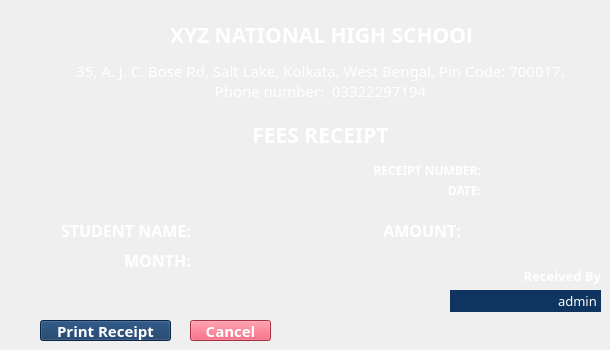
    <widget class="QWidget" name="tab_9">
     <attribute name="title">
      <string>Print Receipt</string>
     </attribute>
     <widget class="QLabel" name="label_83">
      <property name="geometry">
       <rect>
        <x>60</x>
        <y>60</y>
        <width>521</width>
        <height>41</height>
       </rect>
      </property>
      <property name="font">
       <font>
        <family>Poppins</family>
        <pointsize>11</pointsize>
        <italic>false</italic>
        <bold>false</bold>
        <kerning>true</kerning>
       </font>
      </property>
      <property name="layoutDirection">
       <enum>Qt::LeftToRight</enum>
      </property>
      <property name="styleSheet">
       <string notr="true">color: rgb(255, 255, 255);</string>
      </property>
      <property name="text">
       <string>35, A. J. C. Bose Rd, Salt Lake, Kolkata, West Bengal, Pin Code: 700017, Phone number:  03322297194</string>
      </property>
      <property name="scaledContents">
       <bool>true</bool>
      </property>
      <property name="alignment">
       <set>Qt::AlignCenter</set>
      </property>
      <property name="wordWrap">
       <bool>true</bool>
      </property>
     </widget>
     <widget class="QLabel" name="label_84">
      <property name="geometry">
       <rect>
        <x>170</x>
        <y>20</y>
        <width>301</width>
        <height>29</height>
       </rect>
      </property>
      <property name="font">
       <font>
        <family>Poppins</family>
        <pointsize>16</pointsize>
        <bold>true</bold>
        <kerning>true</kerning>
       </font>
      </property>
      <property name="layoutDirection">
       <enum>Qt::LeftToRight</enum>
      </property>
      <property name="styleSheet">
       <string notr="true">color: rgb(255, 255, 255);</string>
      </property>
      <property name="text">
       <string>XYZ NATIONAL HIGH SCHOOL</string>
      </property>
      <property name="scaledContents">
       <bool>true</bool>
      </property>
      <property name="alignment">
       <set>Qt::AlignLeading|Qt::AlignLeft|Qt::AlignVCenter</set>
      </property>
     </widget>
     <widget class="QLabel" name="label_85">
      <property name="geometry">
       <rect>
        <x>170</x>
        <y>120</y>
        <width>301</width>
        <height>29</height>
       </rect>
      </property>
      <property name="font">
       <font>
        <family>Poppins</family>
        <pointsize>16</pointsize>
        <bold>true</bold>
        <kerning>true</kerning>
       </font>
      </property>
      <property name="layoutDirection">
       <enum>Qt::LeftToRight</enum>
      </property>
      <property name="styleSheet">
       <string notr="true">color: rgb(255, 255, 255);</string>
      </property>
      <property name="text">
       <string>FEES RECEIPT</string>
      </property>
      <property name="scaledContents">
       <bool>true</bool>
      </property>
      <property name="alignment">
       <set>Qt::AlignCenter</set>
      </property>
     </widget>
     <widget class="QLabel" name="label_86">
      <property name="geometry">
       <rect>
        <x>360</x>
        <y>160</y>
        <width>121</width>
        <height>21</height>
       </rect>
      </property>
      <property name="font">
       <font>
        <family>Poppins</family>
        <pointsize>9</pointsize>
        <italic>false</italic>
        <bold>true</bold>
        <kerning>true</kerning>
       </font>
      </property>
      <property name="layoutDirection">
       <enum>Qt::LeftToRight</enum>
      </property>
      <property name="styleSheet">
       <string notr="true">color: rgb(255, 255, 255);</string>
      </property>
      <property name="text">
       <string>RECEIPT NUMBER:</string>
      </property>
      <property name="scaledContents">
       <bool>true</bool>
      </property>
      <property name="alignment">
       <set>Qt::AlignRight|Qt::AlignTrailing|Qt::AlignVCenter</set>
      </property>
     </widget>
     <widget class="QLabel" name="label_87">
      <property name="geometry">
       <rect>
        <x>370</x>
        <y>180</y>
        <width>111</width>
        <height>21</height>
       </rect>
      </property>
      <property name="font">
       <font>
        <family>Poppins</family>
        <pointsize>9</pointsize>
        <italic>false</italic>
        <bold>true</bold>
        <kerning>true</kerning>
       </font>
      </property>
      <property name="layoutDirection">
       <enum>Qt::LeftToRight</enum>
      </property>
      <property name="styleSheet">
       <string notr="true">color: rgb(255, 255, 255);</string>
      </property>
      <property name="text">
       <string>DATE:</string>
      </property>
      <property name="scaledContents">
       <bool>true</bool>
      </property>
      <property name="alignment">
       <set>Qt::AlignRight|Qt::AlignTrailing|Qt::AlignVCenter</set>
      </property>
     </widget>
     <widget class="QLabel" name="label_88">
      <property name="geometry">
       <rect>
        <x>490</x>
        <y>160</y>
        <width>111</width>
        <height>21</height>
       </rect>
      </property>
      <property name="font">
       <font>
        <family>Poppins</family>
        <pointsize>9</pointsize>
        <italic>false</italic>
        <bold>false</bold>
        <kerning>true</kerning>
       </font>
      </property>
      <property name="layoutDirection">
       <enum>Qt::LeftToRight</enum>
      </property>
      <property name="styleSheet">
       <string notr="true">color: rgb(255, 255, 255);</string>
      </property>
      <property name="text">
       <string>&lt;RECEIPT NUMBER&gt;</string>
      </property>
      <property name="scaledContents">
       <bool>true</bool>
      </property>
      <property name="alignment">
       <set>Qt::AlignLeading|Qt::AlignLeft|Qt::AlignVCenter</set>
      </property>
     </widget>
     <widget class="QLabel" name="label_89">
      <property name="geometry">
       <rect>
        <x>490</x>
        <y>180</y>
        <width>111</width>
        <height>21</height>
       </rect>
      </property>
      <property name="font">
       <font>
        <family>Poppins</family>
        <pointsize>9</pointsize>
        <italic>false</italic>
        <bold>false</bold>
        <kerning>true</kerning>
       </font>
      </property>
      <property name="layoutDirection">
       <enum>Qt::LeftToRight</enum>
      </property>
      <property name="styleSheet">
       <string notr="true">color: rgb(255, 255, 255);</string>
      </property>
      <property name="text">
       <string>&lt;DATE&gt;</string>
      </property>
      <property name="scaledContents">
       <bool>true</bool>
      </property>
      <property name="alignment">
       <set>Qt::AlignLeading|Qt::AlignLeft|Qt::AlignVCenter</set>
      </property>
     </widget>
     <widget class="QLabel" name="label_90">
      <property name="geometry">
       <rect>
        <x>200</x>
        <y>220</y>
        <width>171</width>
        <height>21</height>
       </rect>
      </property>
      <property name="font">
       <font>
        <family>Poppins</family>
        <pointsize>11</pointsize>
        <italic>false</italic>
        <bold>false</bold>
        <kerning>true</kerning>
       </font>
      </property>
      <property name="layoutDirection">
       <enum>Qt::LeftToRight</enum>
      </property>
      <property name="styleSheet">
       <string notr="true">color: rgb(255, 255, 255);</string>
      </property>
      <property name="text">
       <string>&lt;STUDENT NAME&gt;</string>
      </property>
      <property name="scaledContents">
       <bool>true</bool>
      </property>
      <property name="alignment">
       <set>Qt::AlignLeading|Qt::AlignLeft|Qt::AlignVCenter</set>
      </property>
     </widget>
     <widget class="QLabel" name="label_91">
      <property name="geometry">
       <rect>
        <x>60</x>
        <y>220</y>
        <width>131</width>
        <height>21</height>
       </rect>
      </property>
      <property name="font">
       <font>
        <family>Poppins</family>
        <pointsize>12</pointsize>
        <italic>false</italic>
        <bold>true</bold>
        <kerning>true</kerning>
       </font>
      </property>
      <property name="layoutDirection">
       <enum>Qt::LeftToRight</enum>
      </property>
      <property name="styleSheet">
       <string notr="true">color: rgb(255, 255, 255);</string>
      </property>
      <property name="text">
       <string>STUDENT NAME:</string>
      </property>
      <property name="scaledContents">
       <bool>true</bool>
      </property>
      <property name="alignment">
       <set>Qt::AlignRight|Qt::AlignTrailing|Qt::AlignVCenter</set>
      </property>
     </widget>
     <widget class="QLabel" name="label_92">
      <property name="geometry">
       <rect>
        <x>200</x>
        <y>250</y>
        <width>141</width>
        <height>21</height>
       </rect>
      </property>
      <property name="font">
       <font>
        <family>Poppins</family>
        <pointsize>11</pointsize>
        <italic>false</italic>
        <bold>false</bold>
        <kerning>true</kerning>
       </font>
      </property>
      <property name="layoutDirection">
       <enum>Qt::LeftToRight</enum>
      </property>
      <property name="styleSheet">
       <string notr="true">color: rgb(255, 255, 255);</string>
      </property>
      <property name="text">
       <string>&lt;MONTH NAME&gt;</string>
      </property>
      <property name="scaledContents">
       <bool>true</bool>
      </property>
      <property name="alignment">
       <set>Qt::AlignLeading|Qt::AlignLeft|Qt::AlignVCenter</set>
      </property>
     </widget>
     <widget class="QLabel" name="label_93">
      <property name="geometry">
       <rect>
        <x>60</x>
        <y>250</y>
        <width>131</width>
        <height>21</height>
       </rect>
      </property>
      <property name="font">
       <font>
        <family>Poppins</family>
        <pointsize>12</pointsize>
        <italic>false</italic>
        <bold>true</bold>
        <kerning>true</kerning>
       </font>
      </property>
      <property name="layoutDirection">
       <enum>Qt::LeftToRight</enum>
      </property>
      <property name="styleSheet">
       <string notr="true">color: rgb(255, 255, 255);</string>
      </property>
      <property name="text">
       <string>MONTH:</string>
      </property>
      <property name="scaledContents">
       <bool>true</bool>
      </property>
      <property name="alignment">
       <set>Qt::AlignRight|Qt::AlignTrailing|Qt::AlignVCenter</set>
      </property>
     </widget>
     <widget class="QLabel" name="label_94">
      <property name="geometry">
       <rect>
        <x>380</x>
        <y>220</y>
        <width>81</width>
        <height>21</height>
       </rect>
      </property>
      <property name="font">
       <font>
        <family>Poppins</family>
        <pointsize>12</pointsize>
        <italic>false</italic>
        <bold>true</bold>
        <kerning>true</kerning>
       </font>
      </property>
      <property name="layoutDirection">
       <enum>Qt::LeftToRight</enum>
      </property>
      <property name="styleSheet">
       <string notr="true">color: rgb(255, 255, 255);</string>
      </property>
      <property name="text">
       <string>AMOUNT:</string>
      </property>
      <property name="scaledContents">
       <bool>true</bool>
      </property>
      <property name="alignment">
       <set>Qt::AlignRight|Qt::AlignTrailing|Qt::AlignVCenter</set>
      </property>
     </widget>
     <widget class="QLabel" name="label_95">
      <property name="geometry">
       <rect>
        <x>470</x>
        <y>220</y>
        <width>131</width>
        <height>21</height>
       </rect>
      </property>
      <property name="font">
       <font>
        <family>Poppins</family>
        <pointsize>11</pointsize>
        <italic>false</italic>
        <bold>false</bold>
        <kerning>true</kerning>
       </font>
      </property>
      <property name="layoutDirection">
       <enum>Qt::LeftToRight</enum>
      </property>
      <property name="styleSheet">
       <string notr="true">color: rgb(255, 255, 255);</string>
      </property>
      <property name="text">
       <string>&lt;AMOUNT&gt;</string>
      </property>
      <property name="scaledContents">
       <bool>true</bool>
      </property>
      <property name="alignment">
       <set>Qt::AlignLeading|Qt::AlignLeft|Qt::AlignVCenter</set>
      </property>
     </widget>
     <widget class="QPushButton" name="pushButton_17">
      <property name="geometry">
       <rect>
        <x>40</x>
        <y>320</y>
        <width>131</width>
        <height>21</height>
       </rect>
      </property>
      <property name="font">
       <font>
        <family>Poppins</family>
        <pointsize>11</pointsize>
        <bold>true</bold>
       </font>
      </property>
      <property name="styleSheet">
       <string notr="true">background-color: rgb(15, 52, 96);
color: rgb(255, 255, 255);</string>
      </property>
      <property name="text">
       <string>Print Receipt</string>
      </property>
     </widget>
     <widget class="QLabel" name="label_96">
      <property name="geometry">
       <rect>
        <x>460</x>
        <y>260</y>
        <width>141</width>
        <height>31</height>
       </rect>
      </property>
      <property name="font">
       <font>
        <family>Poppins</family>
        <pointsize>10</pointsize>
        <italic>false</italic>
        <bold>true</bold>
        <kerning>true</kerning>
       </font>
      </property>
      <property name="layoutDirection">
       <enum>Qt::LeftToRight</enum>
      </property>
      <property name="styleSheet">
       <string notr="true">color: rgb(255, 255, 255);</string>
      </property>
      <property name="text">
       <string>Received By</string>
      </property>
      <property name="scaledContents">
       <bool>true</bool>
      </property>
      <property name="alignment">
       <set>Qt::AlignRight|Qt::AlignTrailing|Qt::AlignVCenter</set>
      </property>
      <property name="wordWrap">
       <bool>true</bool>
      </property>
     </widget>
     <widget class="QPushButton" name="pushButton_18">
      <property name="geometry">
       <rect>
        <x>190</x>
        <y>320</y>
        <width>81</width>
        <height>21</height>
       </rect>
      </property>
      <property name="font">
       <font>
        <family>Poppins</family>
        <pointsize>11</pointsize>
        <bold>true</bold>
       </font>
      </property>
      <property name="styleSheet">
       <string notr="true">background-color: rgb(233, 69, 96);
color: rgb(255, 255, 255);</string>
      </property>
      <property name="text">
       <string>Cancel</string>
      </property>
     </widget>
     <widget class="QLineEdit" name="lineEdit_40">
      <property name="geometry">
       <rect>
        <x>450</x>
        <y>290</y>
        <width>151</width>
        <height>22</height>
       </rect>
      </property>
      <property name="font">
       <font>
        <family>Poppins Medium</family>
        <pointsize>10</pointsize>
       </font>
      </property>
      <property name="styleSheet">
       <string notr="true">color: rgb(255, 255, 255);
background-color: rgb(15, 52, 96);</string>
      </property>
      <property name="text">
       <string>admin</string>
      </property>
      <property name="maxLength">
       <number>32758</number>
      </property>
      <property name="frame">
       <bool>false</bool>
      </property>
      <property name="alignment">
       <set>Qt::AlignRight|Qt::AlignTrailing|Qt::AlignVCenter</set>
      </property>
     </widget>
    </widget>
